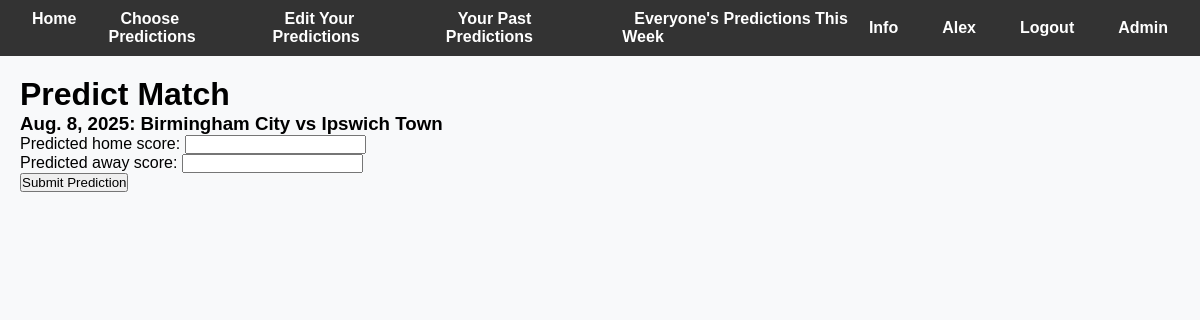
The page /predict/match/3428 (signed in) on the database its author committed.
### predictions/models.py (models this page shows, shortened)
class Match(models.Model):
    home_team = models.CharField(max_length=100)
    away_team = models.CharField(max_length=100)
    match_date = models.DateField()
    home_score = models.IntegerField(null=True, blank=True)
    away_score = models.IntegerField(null=True, blank=True)
    league = models.CharField(max_length=100, default = "")
    predicted = models.BooleanField(default=False)
    postponed = models.BooleanField(default=False)

### predictions/views.py (the view)
# urls.py: path("match/<int:match_id>", views.predict, name="predict_match"),
@login_required(login_url="/users/login/")
def predict(request, match_id):
    print("User:", request.user)
    print("Authenticated:", request.user.is_authenticated)
    match = get_object_or_404(Match, pk=match_id)
    if request.method == "POST":
        form = forms.PredictionForm(request.POST)
        form.instance.user = request.user
        form.instance.match = match
        if form.is_valid():
            form.save()
            match.predicted = True
            match.save()
            return redirect('predictions:upcoming_matches')
        else:
            prediction = form.save(commit=False)
            error_in_prediction = prediction.error()
            messages.error(request, error_in_prediction)
            return redirect("predictions:predict_match", match_id=match.id)
    else:
        form = forms.PredictionForm(initial={"match" : match})
        print(form.errors)
    return render(request, "predictions/predict_match.html", {"form" : form, "match" : match})

### predictions/forms.py
class PredictionForm(forms.ModelForm):
    class Meta:
        model = models.Prediction
        fields = ["predicted_home_score", "predicted_away_score"]

### predictions/templates/predictions/predict_match.html (shortened to what this page needs)
{% extends "base.html" %}
{% block content %}
<h1>Predict Match</h1>
<form action = "{% url 'predictions:predict_match' match.id %}" method="post">
    <h3>{{ match.match_date }}: {{ match.home_team }} vs {{ match.away_team }}</h3>
    {{ form }}
    <button type="submit">Submit Prediction</button>
</form>
{% endblock %}

### templates/base.html (shortened to what this page needs)
<!DOCTYPE html>
<html>
<head>
</head>
<body>
    <nav>
        <div class="nav-container">
            <ul class="nav-left">
                <li><a href="{% url 'leaderboard:leaderboard' %}">Home</a></li>
                {% if user.is_authenticated %}
                    <li><a href="{% url 'predictions:upcoming_matches' %}">Choose Predictions</a></li>
                    <li><a href="{% url 'predictions:your_predictions' %}">Edit Your Predictions</a></li>
                    <li><a href="{% url 'predictions:your_past_predictions' %}">Your Past Predictions</a></li>
                    <li><a href="{% url 'leaderboard:predictions_this_week' %}">Everyone's Predictions This Week</a></li>
                {% endif %}
            </ul>
            <ul class="nav-right">
                {% if user.is_authenticated %}
                    <li><a href="{% url 'info' %}">Info</a></li>
                    <li><span class="nav-item">{{ user }}</span></li>
                    <li><a href="{% url 'users:logout' %}">Logout</a></li>
                    {% if user.is_superuser %}
                        <li><a href="{% url 'admin:index' %}">Admin</a></li>
                    {% endif %}
                {% else %}
                    <li><a href="{% url 'info' %}">Info</a></li>
                    <li><a href="{% url 'users:login' %}">Login</a></li>
                    <li><a href="{% url 'users:registration' %}">Register</a></li>
                {% endif %}
            </ul>
        </div>
</nav>
    <div class="container">
        {% block content %}
        {% endblock %}
    </div>
</body>
</html>

### templates/base.html (style rules this page uses)
* { margin: 0; padding: 0; box-sizing: border-box; }
body { font-family: Arial, sans-serif; background-color: #f8f9fa; }
nav { background-color: #333; padding: 10px 20px; }
.nav-container { display: flex; justify-content: space-between; align-items: center; }
.nav-left, .nav-right { display: flex; list-style: none; padding: 0; margin: 0; gap: 20px; }
.nav-left a, .nav-right a, .nav-left .nav-item, .nav-right .nav-item { color: white; text-decoration: none; font-weight: bold; padding: 6px 12px; border-radius: 4px; transition: background-color 0.3s; }
.container { padding: 20px; }

### rows shown on the page
Match: match_date "Aug. 8, 2025", home_team "Birmingham City", away_team "Ipswich Town"

### other values the page prints
{{ user }} "Alex"
